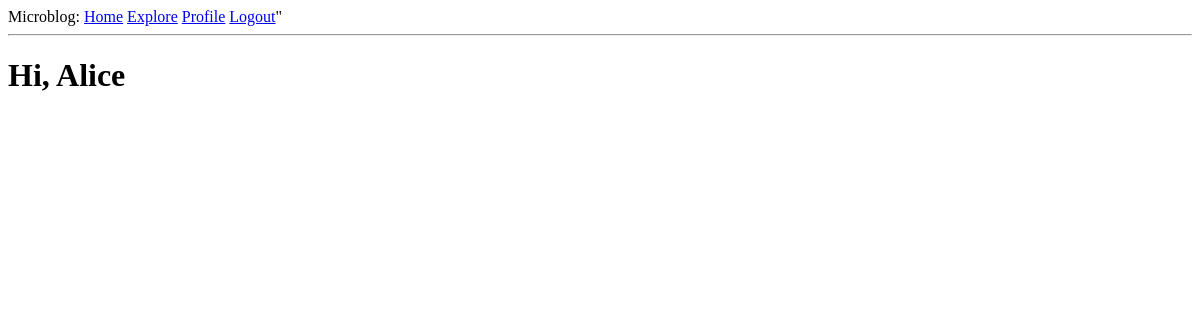
Page /explore (signed in) on the earlier database version.
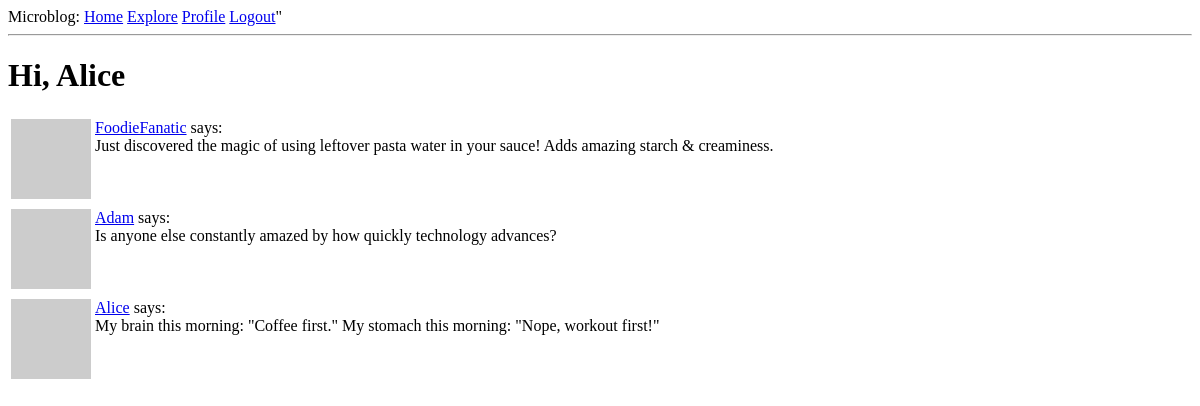
Same page on the later database version.
### app/models.py (models this page shows, shortened)
class User(UserMixin, db.Model):
    id: so.Mapped[int] = so.mapped_column(primary_key=True)
    username: so.Mapped[str] = so.mapped_column(sa.String(64), index=True, unique=True)
    email: so.Mapped[str] = so.mapped_column(sa.String(120), index=True, unique=True)
    password_hash: so.Mapped[Optional[str]] = so.mapped_column(sa.String(256))
    about_me: so.Mapped[Optional[str]] = so.mapped_column(sa.String(140))
    last_seen: so.Mapped[Optional[datetime]] = so.mapped_column(default=lambda: datetime.now(timezone.utc))
    posts: so.WriteOnlyMapped['Post'] = so.relationship(back_populates='author')
    following: so.WriteOnlyMapped['User'] = so.relationship(
        secondary=followers,
        primaryjoin=(followers.c.follower_id == id),
        secondaryjoin=(followers.c.followed_id == id),
        back_populates='followers'
    )
    followers: so.WriteOnlyMapped['User'] = so.relationship(
        secondary=followers,
        primaryjoin=(followers.c.followed_id == id),
        secondaryjoin=(followers.c.follower_id == id),
        back_populates='following'
    )
    def avatar(self, size):
        digest = md5(self.email.lower().encode('utf-8')).hexdigest()
        return f'https://www.gravatar.com/avatar/{digest}?d=identicon&s={size}'

class Post(db.Model):
    id: so.Mapped[int] = so.mapped_column(primary_key=True)
    body: so.Mapped[str] = so.mapped_column(sa.String(140))
    timestamp: so.Mapped[datetime] = so.mapped_column(index=True, default=lambda: datetime.now(timezone.utc))
    user_id: so.Mapped[int] = so.mapped_column(sa.ForeignKey(User.id), index=True)
    author: so.Mapped[User] = so.relationship(back_populates='posts')

### app/routes.py (the view)
@app.route('/explore')
@login_required
def explore():
    query = sa.select(Post).order_by(Post.timestamp.desc())
    posts = db.session.scalars(query).all()
    return render_template('index.html', title='Explore', posts=posts)

### app/models.py (called while the page is built)
@login.user_loader
def load_user(id):
    return db.session.get(User, int(id))

### app/routes.py (called while the page is built)
@app.before_request
def before_request():
    if current_user.is_authenticated:
        current_user.last_seen = datetime.now(timezone.utc)
        db.session.commit()

### app/templates/index.html (shortened to what this page needs)
{% extends "base.html" %}
{% block content %}
    <h1>Hi, {{ current_user.username }}</h1>
    {% for post in posts %}
        {% include "_post.html" %}
    {% endfor %}
{% endblock %}

### app/templates/base.html (shortened to what this page needs)
<!DOCTYPE html>
<html>
    <head>
    </head>
    <body>
        <div>
            Microblog:
            <a href="{{ url_for('index') }}">Home</a>
            <a href="{{ url_for('explore')}}">Explore</a>
            {% if current_user.is_anonymous %}
            <a href="{{ url_for('login') }}">Login</a>
            {% else %}
            <a href="{{ url_for('user', username=current_user.username) }}">Profile</a>
            <a href="{{ url_for('logout') }}">Logout</a>"
            {% endif %}
        </div>
        <hr>
        {% block content %}{% endblock %}
    </body>
</html>

### app/templates/_post.html
<table>
    <tr valign="top">
        <td><img src="{{ post.author.avatar(36) }}"></td>
        <td>
            <a href="{{ url_for('user', username=post.author.username) }}"> {{ post.author.username }}</a> says:<br>{{ post.body }}
        </td>
    </tr>
</table>

Differences in the rows shown:
added Post: author.username "FoodieFanatic", body "Just discovered the magic of using leftover pasta water in your sauce! Adds amazing starch & creaminess."
added Post: author.username "Adam", body "Is anyone else constantly amazed by how quickly technology advances?"
added Post: author.username "Alice", body "My brain this morning: \"Coffee first.\" My stomach this morning: \"Nope, workout first!\""
